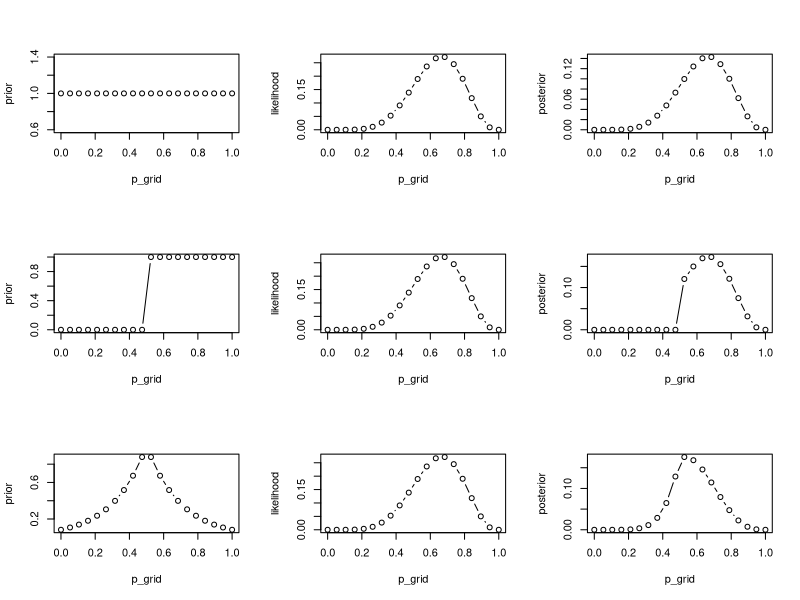

Write R code to recreate this figure.
################################# Chapter 2 ####################################

#### Grid Approximation Example ####
# Define a grid (or list) of parameter values to address

# define grid
p_grid <- round(seq(from = 0, to = 1, length.out = 20), 3)

# define prior
prior <- rep(1, 20)

# compute likelihood at each value in grid
likelihood <- dbinom(6, size = 9, prob = p_grid)

# compute product of likelihood and prior
unstd.posterior <- likelihood * prior

# standardize the posterior, so it sums to 1
posterior <- unstd.posterior/sum(unstd.posterior)

# Plots

par(mfrow = c(3, 3))
plot(y = prior, x = p_grid, type = "b")
plot(y = likelihood, x = p_grid, type = "b")
plot(y = posterior, x = p_grid, type = "b")

## Second prior ##

# define prior
prior <- ifelse(p_grid < 0.5, 0, 1)

# compute likelihood at each value in grid
likelihood <- dbinom(6, size = 9, prob = p_grid)

# compute product of likelihood and prior
unstd.posterior <- likelihood * prior

# standardize the posterior, so it sums to 1
posterior <- unstd.posterior/sum(unstd.posterior)

# Plots

#par(mfrow = c(1, 3))
plot(y = prior, x = p_grid, type = "b")
plot(y = likelihood, x = p_grid, type = "b")
plot(y = posterior, x = p_grid, type = "b")

## Third prior ##

# define prior
prior <- exp(-5 * abs(p_grid - 0.5))

# compute likelihood at each value in grid
likelihood <- dbinom(6, size = 9, prob = p_grid)

# compute product of likelihood and prior
unstd.posterior <- likelihood * prior

# standardize the posterior, so it sums to 1
posterior <- unstd.posterior/sum(unstd.posterior)

# Plots

#par(mfrow = c(1, 3))
plot(y = prior, x = p_grid, type = "b")
plot(y = likelihood, x = p_grid, type = "b")
plot(y = posterior, x = p_grid, type = "b")
